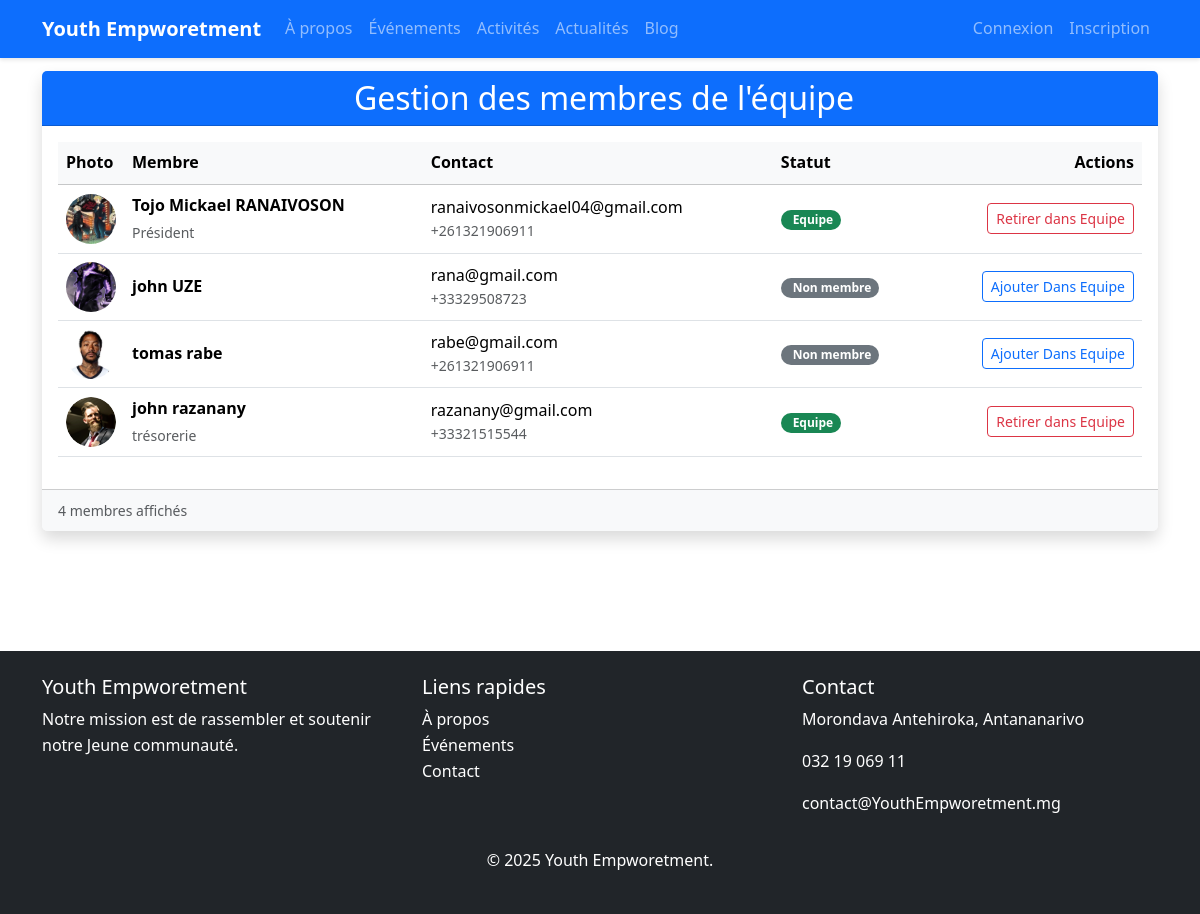
Before: /list_membres/ with the older database file.
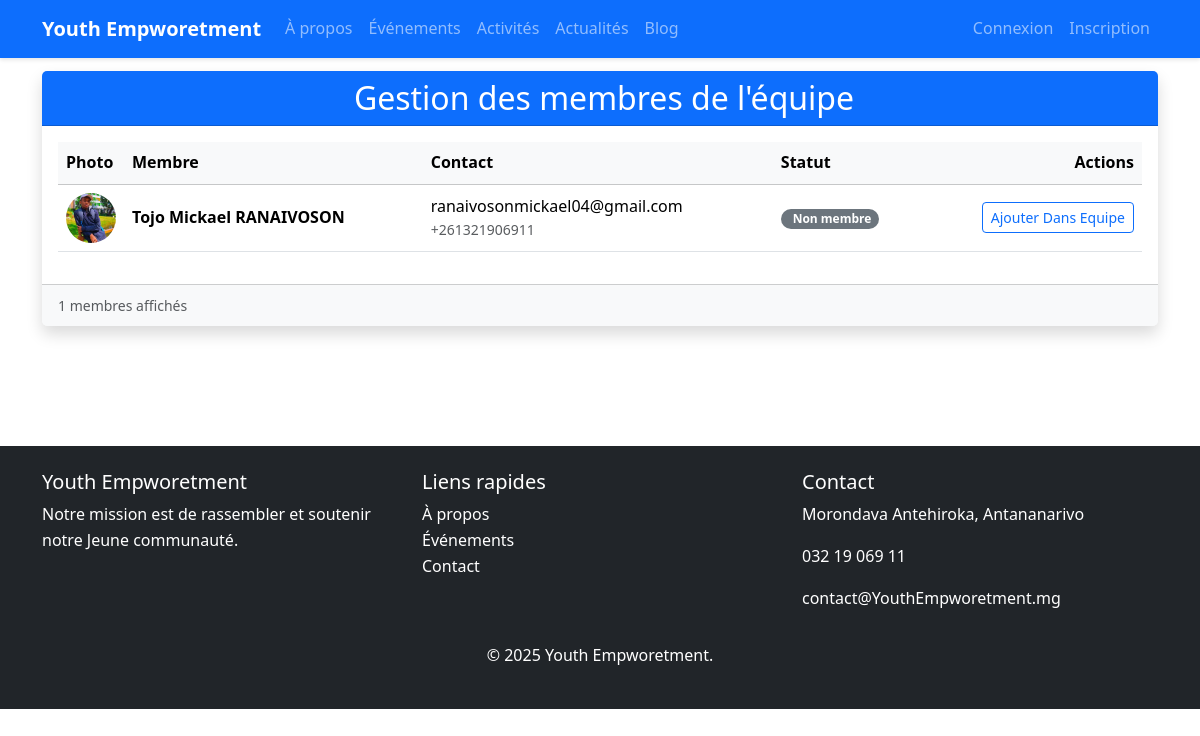
After: the same page with the newer database file.
### AppMembre/models.py (models this page shows, shortened)
class Utilisateur(models.Model):
    nom = models.CharField(max_length=20)
    prenom = models.CharField(max_length=50)
    date_naissance = models.DateField()
    telephone = models.CharField(max_length=20)
    adresse = models.CharField(max_length=50,blank=True, null=True)
    photo = models.ImageField(upload_to='static/images/membres/')
    email = models.EmailField()
    mot_de_passe = models.TextField()
    date_inscription = models.DateField(auto_now_add=True)
    role = models.CharField(max_length=50)
    USERNAME_FIELD = 'email'
    REQUIRED_FIELD =['username']
    class Meta:
        verbose_name = "Utilisateur"
        verbose_name_plural = "Utilisateurs"

### AppEquipe/models.py (models this page shows, shortened)
class Equipe(models.Model):
    membre = models.OneToOneField(Utilisateur,on_delete=models.CASCADE)
    role = models.CharField(max_length=100, verbose_name="Rôle dans l'équipe")
    ordre_affichage = models.PositiveIntegerField(default=0)
    date_ajout = models.DateTimeField(auto_now_add=True)
    class Meta:
        verbose_name = "Membre de l'équipe"
        verbose_name_plural = "Équipe"
        ordering = ['ordre_affichage']

### AppEquipe/views.py (the view)
# urls.py: path('list_membres/',liste_membres,name="liste_membres"),
def liste_membres(request):
    membres = Utilisateur.objects.all()
    equipe_membres_ids = Equipe.objects.values_list('membre_id', flat=True)
    membres_avec_statut = []
    for membre in membres:
        dans_equipe = membre.id in equipe_membres_ids
        membres_avec_statut.append({
            'membre': membre,
            'dans_equipe': dans_equipe,
            'role_equipe': Equipe.objects.filter(membre=membre).first().role if dans_equipe else None
        })
    return render(request, 'MembreListe.html', {
        'membres_avec_statut': membres_avec_statut
    })

### templates/MembreListe.html (shortened to what the changed rows need)
{% extends 'layouts/master.html' %}
{% load static %}
{% block content %}
    <div class="container py-5">
        <div class="row">
            <div class="col-12 marg">
                <div class="card shadow mb-4">
                    <div class="card-header bg-primary text-white">
                        <h2 class="card-title mb-0 text-center">
                            Gestion des membres de l'équipe
                        </h2>
                    </div>
                    <div class="card-body">
                        <div class="table-responsive">
                            <table class="table table-hover align-middle">
                                <thead class="table-light">
                                    <tr>
                                        <th style="width: 60px">Photo</th>
                                        <th>Membre</th>
                                        <th>Contact</th>
                                        <th>Statut</th>
                                        <th class="text-end">Actions</th>
                                    </tr>
                                </thead>
                                <tbody>
                                    {% for item in membres_avec_statut %}
                                    <tr>
                                        <td>
                                            {% if item.membre.photo %}
                                            <img src="{{ item.membre.photo.url }}"
                                                class="rounded-circle object-fit-cover"
                                                width="50" height="50"
                                                alt="{{ item.membre.get_full_name }}">
                                            {% else %}
                                            <div class="rounded-circle bg-secondary d-flex align-items-center justify-content-center"
                                                style="width: 50px; height: 50px;">
                                                <i class="bi bi-person text-white"></i>
                                            </div>
                                            {% endif %}
                                        </td>
                                        <td>
                                            <strong>{{ item.membre.prenom }} {{ item.membre.nom }}</strong>
                                            {% if item.dans_equipe %}
                                            <div class="text-muted small mt-1">
                                                {{ item.role_equipe }}
                                            </div>
                                            {% endif %}
                                        </td>
                                        <td>
                                            <div>{{ item.membre.email }}</div>
                                            <div class="text-muted small">{{ item.membre.telephone }}</div>
                                        </td>
                                        <td>
                                            {% if item.dans_equipe %}
                                            <span class="badge bg-success rounded-pill">
                                                Equipe
                                            </span>
                                            {% else %}
                                            <span class="badge bg-secondary rounded-pill">
                                                Non membre
                                            </span>
                                            {% endif %}
                                        </td>
                                        <td class="text-end">
                                            {% if item.dans_equipe %}
                                            <button class="btn btn-outline-danger btn-sm"
                                                    onclick="confirmRetrait('{{ item.membre.prenom }}', '{{ item.membre.nom }}', {{ item.membre.id }})">
                                                 Retirer dans Equipe
                                            </button>
                                            {% else %}
                                            <button class="btn btn-outline-primary btn-sm"
                                                    data-bs-toggle="modal"
                                                    data-bs-target="#ajouterModal"
                                                    onclick="prepareAjout('{{ item.membre.prenom }}', '{{ item.membre.nom }}', {{ item.membre.id }})">
                                                 Ajouter Dans Equipe
                                            </button>
                                            {% endif %}
                                        </td>
                                    </tr>
                                    {% endfor %}
                                </tbody>
                            </table>
                        </div>
                    </div>
                    <div class="card-footer bg-light">
                        <small class="text-muted">
                            {{ membres_avec_statut|length }} membres affichés
                        </small>
                    </div>
                </div>
            </div>
        </div>
    </div>
{% endblock %}

Changed rows visible on the page:
removed Utilisateur: shows a picture, membre.prenom "john", membre.nom "UZE", membre.email "rana@gmail.com", membre.telephone "+33329508723", shows "Non membre"
removed Utilisateur: shows a picture, membre.prenom "tomas", membre.nom "rabe", membre.email "rabe@gmail.com", membre.telephone "+261321906911", shows "Non membre"
removed Utilisateur: shows a picture, membre.prenom "john", membre.nom "razanany", role_equipe "trésorerie", membre.email "razanany@gmail.com", membre.telephone "+33321515544", shows "Equipe"
changed Utilisateur "Tojo Mickael": photo: a different picture; role_equipe "Président" → (not shown); text "Equipe Retirer dans Equipe" → "Non membre Ajouter Dans Equipe"
Other visible differences:
{{ membres_avec_statut|length }}: "4" → "1"
